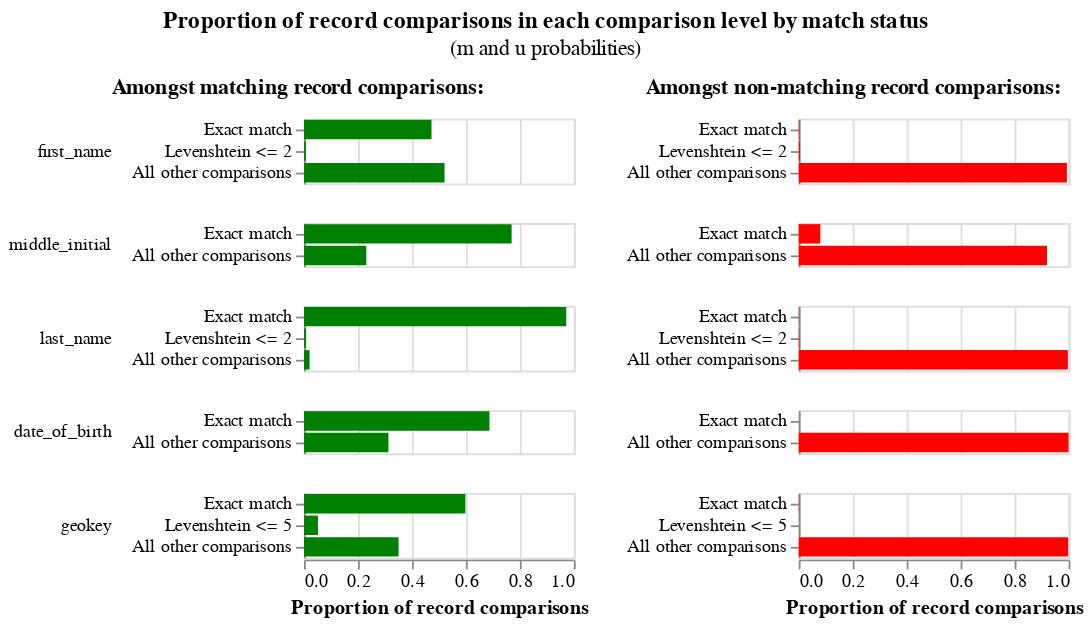

Here is the notebook cell this chart was saved with:
### Code cell
# NOTE: EM appears to be finding people in the same family instead of the same person!
# See first_name m probabilities.
# For now, I address this by almost always blocking on first name.
# More experimentation needed to get reasonable values here.
linker.m_u_parameters_chart()

### Figure 1 — Vega-Lite specification as saved in the notebook (floating-point values rounded to 4 significant figures)
{"config": {"view": {"width": 400, "height": 300}, "title": {"anchor": "middle", "offset": 10}, "header": {"title": null}}, "hconcat": [{"mark": "bar", "title": {"text": "Amongst matching record comparisons:", "fontWeight": "bold", "fontSize": 12}, "encoding": {"row": {"type": "nominal", "field": "comparison_name", "sort": {"field": "comparison_sort_order"}, "header": {"labelAngle": 0, "labelAnchor": "middle", "labelAlign": "left"}}, "x": {"type": "quantitative", "field": "m_probability", "axis": {"title": "Proportion of record comparisons"}}, "y": {"type": "nominal", "axis": {"title": null}, "field": "label_for_charts", "sort": {"field": "comparison_vector_value", "order": "descending"}}, "tooltip": [{"type": "nominal", "field": "m_probability_description", "title": "m probability description"}, {"type": "nominal", "field": "comparison_name", "title": "Comparison column name"}, {"type": "ordinal", "field": "label_for_charts", "title": "Label"}, {"type": "nominal", "field": "sql_condition", "title": "SQL condition"}, {"type": "quantitative", "field": "m_probability", "format": ".4p", "title": "m probability"}, {"type": "quantitative", "field": "u_probability", "format": ".4p", "title": "u probability"}, {"type": "quantitative", "field": "bayes_factor", "title": "Bayes factor = m/u", "format": ",.4f"}, {"type": "quantitative", "field": "log2_bayes_factor", "title": "Match weight = log2(m/u)", "format": ",.4f"}], "color": {"value": "green"}}, "resolve": {"scale": {"y": "independent"}}, "transform": [{"filter": "(datum.bayes_factor != 'no-op filter due to vega lite issue 4680')"}], "width": 150, "height": {"step": 12}}, {"mark": "bar", "title": {"text": "Amongst non-matching record comparisons:", "fontWeight": "bold", "fontSize": 12}, "encoding": {"row": {"type": "nominal", "field": "comparison_name", "sort": {"field": "comparison_sort_order"}, "header": {"labels": false}}, "x": {"type": "quantitative", "field": "u_probability", "axis": {"title": "Proportion of record comparisons"}}, "y": {"type": "nominal", "axis": {"title": null}, "field": "label_for_charts", "sort": {"field": "comparison_vector_value", "order": "descending"}}, "tooltip": [{"type": "nominal", "field": "u_probability_description", "title": "u probability description"}, {"type": "nominal", "field": "comparison_name", "title": "Comparison column name"}, {"type": "ordinal", "field": "label_for_charts", "title": "Label"}, {"type": "nominal", "field": "sql_condition", "title": "SQL condition"}, {"type": "quantitative", "field": "m_probability", "format": ".4p", "title": "m probability"}, {"type": "quantitative", "field": "u_probability", "format": ".4p", "title": "u probability"}, {"type": "quantitative", "field": "bayes_factor", "title": "Bayes factor = m/u", "format": ",.4f"}, {"type": "quantitative", "field": "log2_bayes_factor", "title": "Match weight = log2(m/u)", "format": ",.4f"}], "color": {"value": "red"}}, "resolve": {"scale": {"y": "independent"}}, "transform": [{"filter": "(datum.bayes_factor != 'no-op filter2 due to vega lite issue 4680')"}], "width": 150, "height": {"step": 12}}], "data": {"values": [{"comparison_name": "first_name", "sql_condition": "\"first_name_l\" = \"first_name_r\"", "label_for_charts": "Exact match", "m_probability": 0.4724, "u_probability": 0.00211, "m_probability_description": "Amongst matching record comparisons, 47.24% of records are in the exact match comparison level", "u_probability_description": "Amongst non-matching record comparisons, 0.21% of records are in the exact match comparison level", "has_tf_adjustments": true, "tf_adjustment_column": "first_name", "tf_adjustment_weight": 1.0, "is_null_level": false, "bayes_factor": 223.9, "log2_bayes_factor": 7.807, "comparison_vector_value": 2, "max_comparison_vector_value": 2, "bayes_factor_description": "If comparison level is `exact match` then comparison is 223.89 times more likely to be a match", "probability_two_random_records_match": 4.67e-05, "comparison_sort_order": 0}, {"comparison_name": "first_name", "sql_condition": "levenshtein(\"first_name_l\", \"first_name_r\") <= 2", "label_for_charts": "Levenshtein <= 2", "m_probability": 0.006877, "u_probability": 0.004165, "m_probability_description": "Amongst matching record comparisons, 0.69% of records are in the levenshtein <= 2 comparison level", "u_probability_description": "Amongst non-matching record comparisons, 0.42% of records are in the levenshtein <= 2 comparison level", "has_tf_adjustments": false, "tf_adjustment_column": null, "tf_adjustment_weight": 1.0, "is_null_level": false, "bayes_factor": 1.651, "log2_bayes_factor": 0.7237, "comparison_vector_value": 1, "max_comparison_vector_value": 2, "bayes_factor_description": "If comparison level is `levenshtein <= 2` then comparison is 1.65 times more likely to be a match", "probability_two_random_records_match": 4.67e-05, "comparison_sort_order": 0}, {"comparison_name": "first_name", "sql_condition": "ELSE", "label_for_charts": "All other comparisons", "m_probability": 0.5207, "u_probability": 0.9937, "m_probability_description": "Amongst matching record comparisons, 52.07% of records are in the all other comparisons comparison level", "u_probability_description": "Amongst non-matching record comparisons, 99.37% of records are in the all other comparisons comparison level", "has_tf_adjustments": false, "tf_adjustment_column": null, "tf_adjustment_weight": 1.0, "is_null_level": false, "bayes_factor": 0.524, "log2_bayes_factor": -0.9323, "comparison_vector_value": 0, "max_comparison_vector_value": 2, "bayes_factor_description": "If comparison level is `all other comparisons` then comparison is  1.91 times less likely to be a match", "probability_two_random_records_match": 4.67e-05, "comparison_sort_order": 0}, {"comparison_name": "middle_initial", "sql_condition": "\"middle_initial_l\" = \"middle_initial_r\"", "label_for_charts": "Exact match", "m_probability": 0.7693, "u_probability": 0.08007, "m_probability_description": "Amongst matching record comparisons, 76.93% of records are in the exact match comparison level", "u_probability_description": "Amongst non-matching record comparisons, 8.01% of records are in the exact match comparison level", "has_tf_adjustments": false, "tf_adjustment_column": null, "tf_adjustment_weight": 1.0, "is_null_level": false, "bayes_factor": 9.608, "log2_bayes_factor": 3.264, "comparison_vector_value": 1, "max_comparison_vector_value": 1, "bayes_factor_description": "If comparison level is `exact match` then comparison is 9.61 times more likely to be a match", "probability_two_random_records_match": 4.67e-05, "comparison_sort_order": 1}, {"comparison_name": "middle_initial", "sql_condition": "ELSE", "label_for_charts": "All other comparisons", "m_probability": 0.2307, "u_probability": 0.9199, "m_probability_description": "Amongst matching record comparisons, 23.07% of records are in the all other comparisons comparison level", "u_probability_description": "Amongst non-matching record comparisons, 91.99% of records are in the all other comparisons comparison level", "has_tf_adjustments": false, "tf_adjustment_column": null, "tf_adjustment_weight": 1.0, "is_null_level": false, "bayes_factor": 0.2508, "log2_bayes_factor": -1.995, "comparison_vector_value": 0, "max_comparison_vector_value": 1, "bayes_factor_description": "If comparison level is `all other comparisons` then comparison is  3.99 times less likely to be a match", "probability_two_random_records_match": 4.67e-05, "comparison_sort_order": 1}, {"comparison_name": "last_name", "sql_condition": "\"last_name_l\" = \"last_name_r\"", "label_for_charts": "Exact match", "m_probability": 0.9718, "u_probability": 0.000986, "m_probability_description": "Amongst matching record comparisons, 97.18% of records are in the exact match comparison level", "u_probability_description": "Amongst non-matching record comparisons, 0.10% of records are in the exact match comparison level", "has_tf_adjustments": true, "tf_adjustment_column": "last_name", "tf_adjustment_weight": 1.0, "is_null_level": false, "bayes_factor": 985.6, "log2_bayes_factor": 9.945, "comparison_vector_value": 2, "max_comparison_vector_value": 2, "bayes_factor_description": "If comparison level is `exact match` then comparison is 985.63 times more likely to be a match", "probability_two_random_records_match": 4.67e-05, "comparison_sort_order": 2}, {"comparison_name": "last_name", "sql_condition": "levenshtein(\"last_name_l\", \"last_name_r\") <= 2", "label_for_charts": "Levenshtein <= 2", "m_probability": 0.007713, "u_probability": 0.001793, "m_probability_description": "Amongst matching record comparisons, 0.77% of records are in the levenshtein <= 2 comparison level", "u_probability_description": "Amongst non-matching record comparisons, 0.18% of records are in the levenshtein <= 2 comparison level", "has_tf_adjustments": false, "tf_adjustment_column": null, "tf_adjustment_weight": 1.0, "is_null_level": false, "bayes_factor": 4.303, "log2_bayes_factor": 2.105, "comparison_vector_value": 1, "max_comparison_vector_value": 2, "bayes_factor_description": "If comparison level is `levenshtein <= 2` then comparison is 4.30 times more likely to be a match", "probability_two_random_records_match": 4.67e-05, "comparison_sort_order": 2}, {"comparison_name": "last_name", "sql_condition": "ELSE", "label_for_charts": "All other comparisons", "m_probability": 0.02048, "u_probability": 0.9972, "m_probability_description": "Amongst matching record comparisons, 2.05% of records are in the all other comparisons comparison level", "u_probability_description": "Amongst non-matching record comparisons, 99.72% of records are in the all other comparisons comparison level", "has_tf_adjustments": false, "tf_adjustment_column": null, "tf_adjustment_weight": 1.0, "is_null_level": false, "bayes_factor": 0.02054, "log2_bayes_factor": -5.606, "comparison_vector_value": 0, "max_comparison_vector_value": 2, "bayes_factor_description": "If comparison level is `all other comparisons` then comparison is  48.69 times less likely to be a match", "probability_two_random_records_match": 4.67e-05, "comparison_sort_order": 2}, {"comparison_name": "date_of_birth", "sql_condition": "\"date_of_birth_l\" = \"date_of_birth_r\"", "label_for_charts": "Exact match", "m_probability": 0.6872, "u_probability": 9.803e-05, "m_probability_description": "Amongst matching record comparisons, 68.72% of records are in the exact match comparison level", "u_probability_description": "Amongst non-matching record comparisons, 0.01% of records are in the exact match comparison level", "has_tf_adjustments": false, "tf_adjustment_column": null, "tf_adjustment_weight": 1.0, "is_null_level": false, "bayes_factor": 7010.0, "log2_bayes_factor": 12.78, "comparison_vector_value": 1, "max_comparison_vector_value": 1, "bayes_factor_description": "If comparison level is `exact match` then comparison is 7,010.04 times more likely to be a match", "probability_two_random_records_match": 4.67e-05, "comparison_sort_order": 3}, {"comparison_name": "date_of_birth", "sql_condition": "ELSE", "label_for_charts": "All other comparisons", "m_probability": 0.3128, "u_probability": 0.9999, "m_probability_description": "Amongst matching record comparisons, 31.28% of records are in the all other comparisons comparison level", "u_probability_description": "Amongst non-matching record comparisons, 99.99% of records are in the all other comparisons comparison level", "has_tf_adjustments": false, "tf_adjustment_column": null, "tf_adjustment_weight": 1.0, "is_null_level": false, "bayes_factor": 0.3128, "log2_bayes_factor": -1.677, "comparison_vector_value": 0, "max_comparison_vector_value": 1, "bayes_factor_description": "If comparison level is `all other comparisons` then comparison is  3.20 times less likely to be a match", "probability_two_random_records_match": 4.67e-05, "comparison_sort_order": 3}, {"comparison_name": "geokey", "sql_condition": "\"geokey_l\" = \"geokey_r\"", "label_for_charts": "Exact match", "m_probability": 0.598, "u_probability": 0.001393, "m_probability_description": "Amongst matching record comparisons, 59.80% of records are in the exact match comparison level", "u_probability_description": "Amongst non-matching record comparisons, 0.14% of records are in the exact match comparison level", "has_tf_adjustments": false, "tf_adjustment_column": null, "tf_adjustment_weight": 1.0, "is_null_level": false, "bayes_factor": 429.4, "log2_bayes_factor": 8.746, "comparison_vector_value": 2, "max_comparison_vector_value": 2, "bayes_factor_description": "If comparison level is `exact match` then comparison is 429.37 times more likely to be a match", "probability_two_random_records_match": 4.67e-05, "comparison_sort_order": 4}, {"comparison_name": "geokey", "sql_condition": "levenshtein(\"geokey_l\", \"geokey_r\") <= 5", "label_for_charts": "Levenshtein <= 5", "m_probability": 0.05164, "u_probability": 0.0002401, "m_probability_description": "Amongst matching record comparisons, 5.16% of records are in the levenshtein <= 5 comparison level", "u_probability_description": "Amongst non-matching record comparisons, 0.02% of records are in the levenshtein <= 5 comparison level", "has_tf_adjustments": false, "tf_adjustment_column": null, "tf_adjustment_weight": 1.0, "is_null_level": false, "bayes_factor": 215.0, "log2_bayes_factor": 7.748, "comparison_vector_value": 1, "max_comparison_vector_value": 2, "bayes_factor_description": "If comparison level is `levenshtein <= 5` then comparison is 215.04 times more likely to be a match", "probability_two_random_records_match": 4.67e-05, "comparison_sort_order": 4}, {"comparison_name": "geokey", "sql_condition": "ELSE", "label_for_charts": "All other comparisons", "m_probability": 0.3504, "u_probability": 0.9984, "m_probability_description": "Amongst matching record comparisons, 35.04% of records are in the all other comparisons comparison level", "u_probability_description": "Amongst non-matching record comparisons, 99.84% of records are in the all other comparisons comparison level", "has_tf_adjustments": false, "tf_adjustment_column": null, "tf_adjustment_weight": 1.0, "is_null_level": false, "bayes_factor": 0.351, "log2_bayes_factor": -1.511, "comparison_vector_value": 0, "max_comparison_vector_value": 2, "bayes_factor_description": "If comparison level is `all other comparisons` then comparison is  2.85 times less likely to be a match", "probability_two_random_records_match": 4.67e-05, "comparison_sort_order": 4}]}, "title": {"text": "Proportion of record comparisons in each comparison level by match status", "subtitle": "(m and u probabilities)"}, "$schema": "https://vega.github.io/schema/vega-lite/v4.json"}
